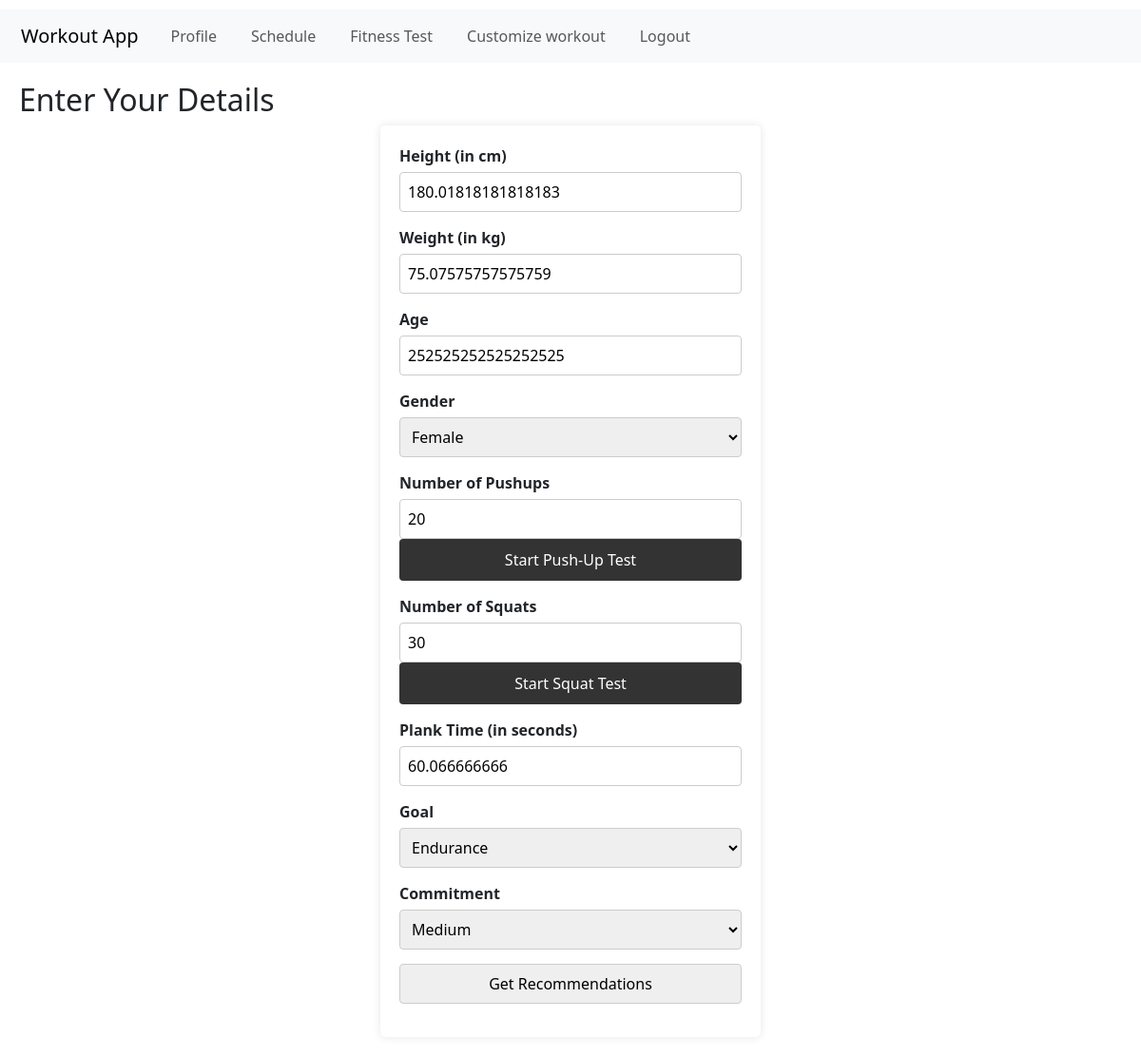
/input (signed in), run on an earlier commit of the app's database.
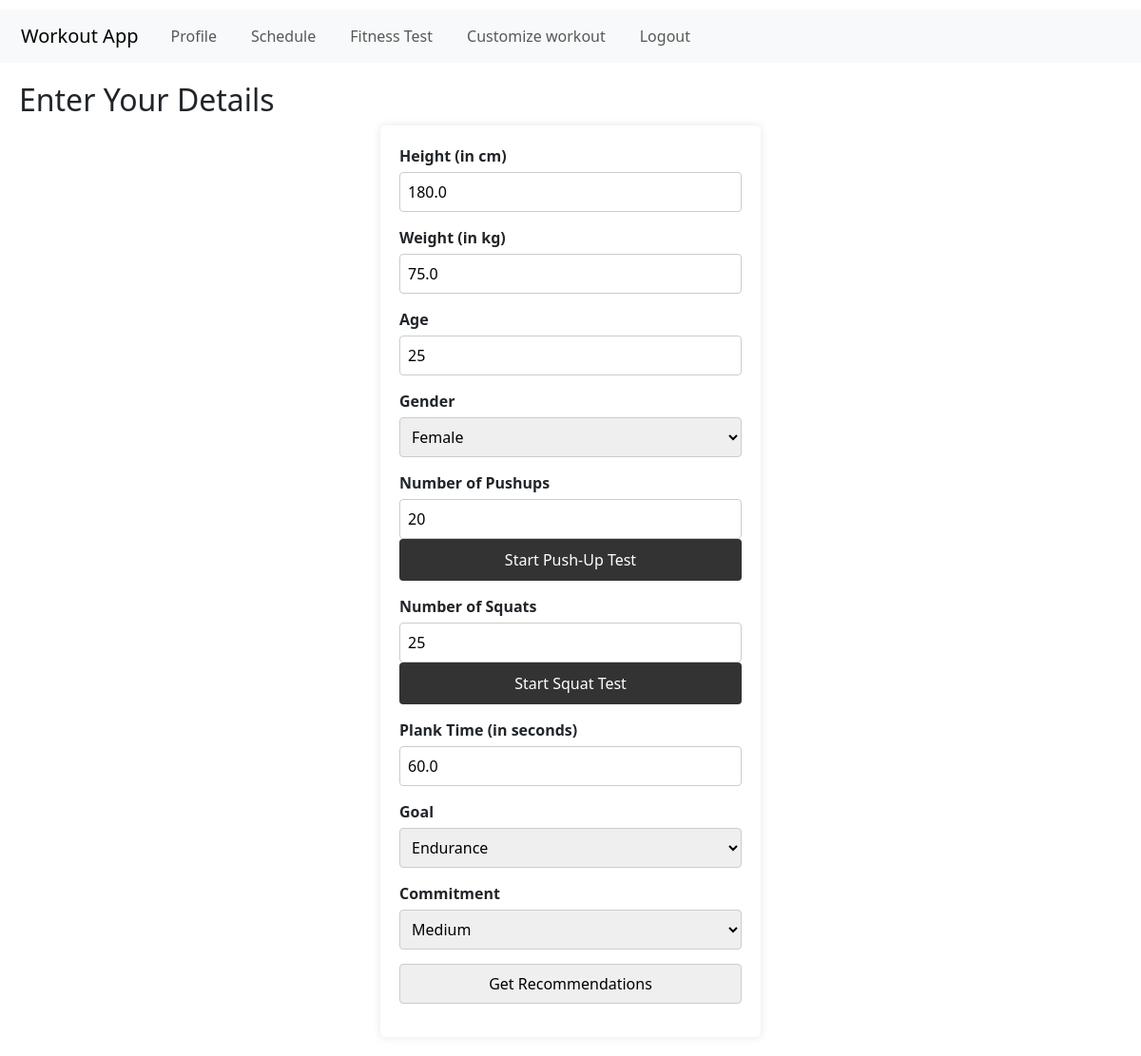
And on a later commit of the database.
### app/models.py (models this page shows)
class UserProfile(db.Model):
    id = db.Column(db.Integer, primary_key=True)
    user_id = db.Column(db.Integer, db.ForeignKey('users.id'), nullable=False, unique=True)
    schedule_json = db.Column(db.Text)  # Store schedule as a JSON string
    height = db.Column(db.Float, nullable=False, default=0.0)
    weight = db.Column(db.Float, nullable=False, default=0.0)
    age = db.Column(db.Integer, nullable=False, default=0)
    gender = db.Column(db.String(255), nullable=True)
    pushups = db.Column(db.Integer, nullable=False, default=0)
    squats = db.Column(db.Integer, nullable=False, default=0)
    plank_time = db.Column(db.Float, nullable=False, default=0.0)
    goal = db.Column(db.String(255), nullable=True)
    commitment = db.Column(db.String(255), nullable=True)
    fitness_level = db.Column(db.String(50), default="poor")  # Fitness Level

### app/routes.py (the view)
@main.route('/input', methods=['GET', 'POST'])
@login_required
def input():
    form = UserInputForm()
    user_profile = UserProfile.query.filter_by(user_id=current_user.id).first()
    if form.validate_on_submit():
        print(f"Gender: {form.gender.data}")
        print(f"Goal: {form.goal.data}")
        print(f"Commitment: {form.commitment.data}")
        count = get_pushup_count()
        print("Form submitted with data:", form.data)  # Debug: Print form data
        try:
            if user_profile:
                user_profile.height = form.height.data
                user_profile.weight = form.weight.data
                user_profile.age = form.age.data
                user_profile.gender = form.gender.data
                user_profile.pushups = form.pushups.data
                user_profile.squats = form.squats.data
                user_profile.plank_time = form.plank_time.data
                user_profile.goal = form.goal.data
                user_profile.commitment = form.commitment.data
                user_profile.fitness_level = classify_fitness_level(user_profile.gender, user_profile.age, user_profile.pushups, user_profile.squats)
            else:
                user_profile = UserProfile(
                    user_id=current_user.id,
                    height=form.height.data,
                    weight=form.weight.data,
                    age=form.age.data,
                    gender=form.gender.data,
                    pushups=form.pushups.data,
                    squats=form.squats.data,
                    plank_time=form.plank_time.data,
                    goal=form.goal.data,
                    commitment=form.commitment.data
                )
                db.session.add(user_profile)
            print(user_profile.fitness_level)
            db.session.commit()
            flash('Profile updated successfully!', 'success')
            return redirect(url_for('main.customize_workout', user_id=current_user.id))
        except Exception as e:
            db.session.rollback()
            flash(f'An error occurred: {str(e)}', 'danger')
    else:
        print("Form errors:", form.errors)  # Debug: Print form validation errors
    if user_profile:
        form.height.data = user_profile.height
        form.weight.data = user_profile.weight
        form.age.data = user_profile.age
        form.gender.data = user_profile.gender
        form.pushups.data = user_profile.pushups
        form.squats.data = user_profile.squats
        form.plank_time.data = user_profile.plank_time
        form.goal.data = user_profile.goal
        form.commitment.data = user_profile.commitment
    return render_template('input.html', form=form)

### app/forms.py
class UserInputForm(FlaskForm):
    height = FloatField('Height (in cm)', validators=[DataRequired()])
    weight = FloatField('Weight (in kg)', validators=[DataRequired()])
    age = IntegerField('Age', validators=[DataRequired()])
    gender = SelectField('Gender', choices=[('male', 'Male'), ('female', 'Female')],validators=[DataRequired()])
    pushups = IntegerField('Number of Pushups', validators=[DataRequired()])
    squats = IntegerField('Number of Squats', validators=[DataRequired()])
    plank_time = FloatField('Plank Time (in seconds)', validators=[DataRequired()])
    goal = SelectField('Goal', choices=[('weight_loss', 'Weight Loss'), ('muscle_gain', 'Muscle Gain'), ('endurance', 'Endurance')], validators=[DataRequired()])
    commitment = SelectField('Commitment', choices=[('low', 'Low'), ('medium', 'Medium'), ('high', 'High')], validators=[DataRequired()])
    submit = SubmitField('Get Recommendations')

### app/__init__.py (called while the page is built)
@login_manager.user_loader
def load_user(user_id):
    from app.models import User  # Import User here to avoid circular imports
    return User.query.get(int(user_id))

### app/templates/input.html (shortened to what this page needs)
{% extends "base.html" %}
{% block content %}
    <h2>Enter Your Details</h2>
    <form method="POST">
        <div>
            {{ form.height.label }} {{ form.height() }}
        </div>
        <div>
            {{ form.weight.label }} {{ form.weight() }}
        </div>
        <div>
            {{ form.age.label }} {{ form.age() }}
        </div>
        <div>
            {{ form.gender.label }} {{ form.gender() }}
        </div>
        <div>{{ form.pushups.label }} {{ form.pushups() }}
    <button type="button" id="startPushupTest">Start Push-Up Test</button>
</div>
        <div>
            {{ form.squats.label }} {{ form.squats() }}
            <button type="button" id="startSquatTest">Start Squat Test</button>
        </div>
        <div>
            {{ form.plank_time.label }} {{ form.plank_time() }}
        </div>
        <div>
            {{ form.goal.label }} {{ form.goal() }}
        </div>
        <div>
            {{ form.commitment.label }} {{ form.commitment() }}
        </div>
        <div>
            {{ form.submit() }}
        </div>
    </form>
{% endblock %}

What changed in the data, as far as the page shows it:
changed UserProfile "Female": height "180.01818181818183" → "180.0"; weight "75.07575757575759" → "75.0"; age "252525252525252525" → "25"; squats "30" → "25"; plank_time "60.066666666" → "60.0"
